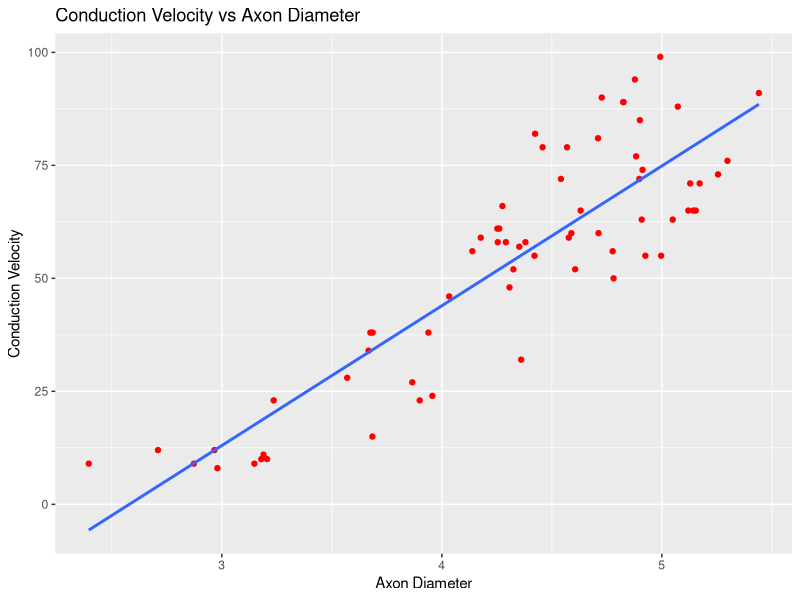
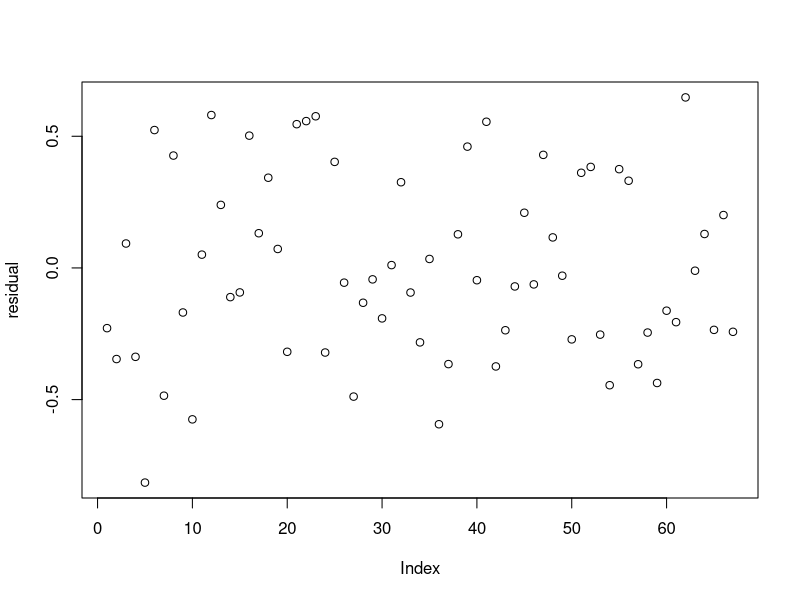
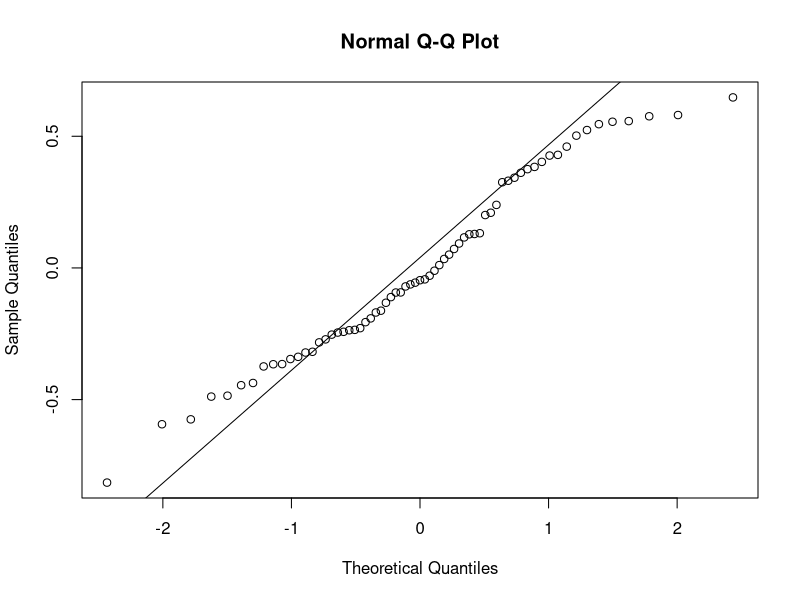
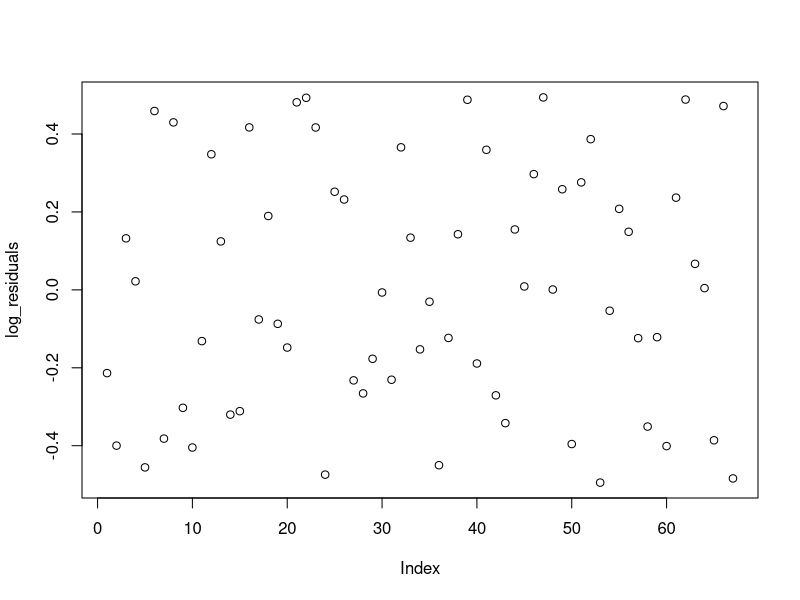
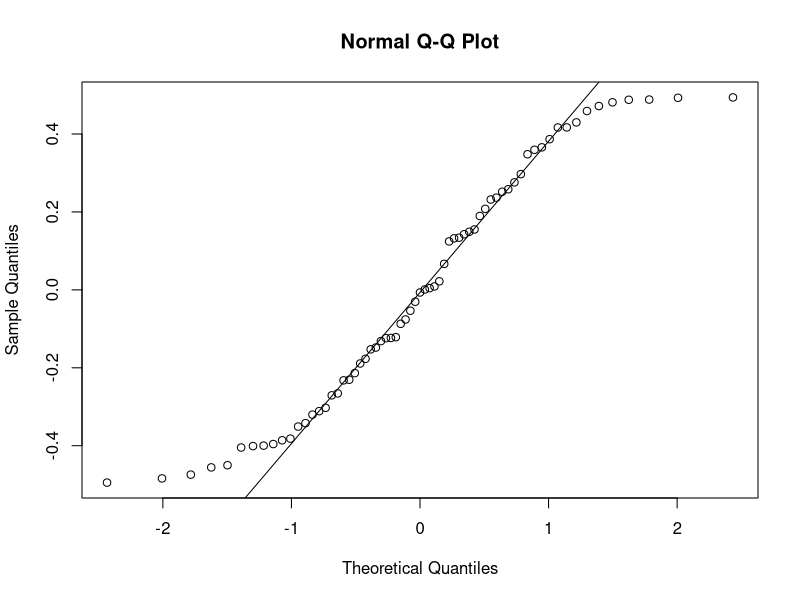
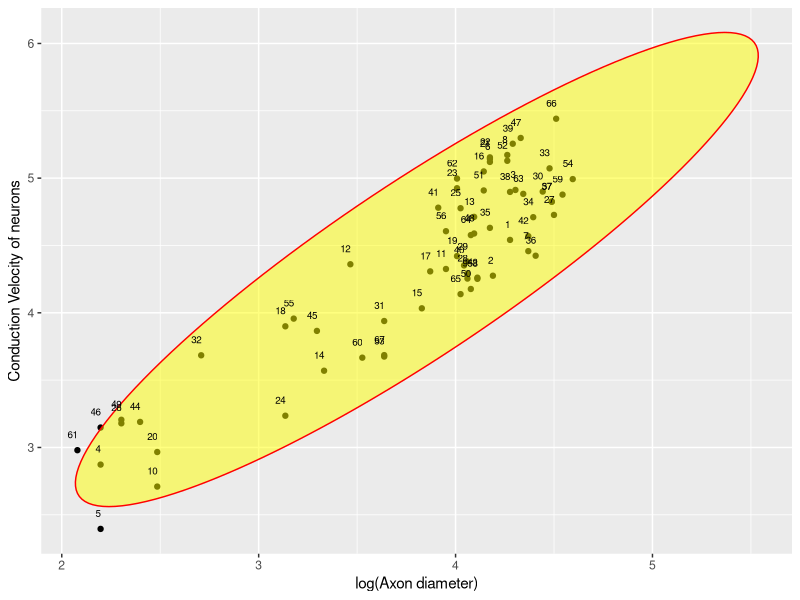

Write the R code that produced these figures, in order.
## ---- chunk 1
dragon_neurons <- read.csv('dragon_neurons.csv')
head(dragon_neurons)
## ---- chunk 2
#lm(dragon_neurons$conduction_velocity~dragon_neurons$axon_diameter)
#plot(dragon_neurons$conduction_velocity,dragon_neurons$conduction_velocity)
library(ggplot2)
ggp <- ggplot(dragon_neurons, aes(dragon_neurons$conduction_velocity,dragon_neurons$axon_diameter)) +           
  geom_point(color='red') + 
  ggtitle("Conduction Velocity vs Axon Diameter") + labs(y = "Conduction Velocity", x = "Axon Diameter")
ggp +stat_smooth(method = "lm",se= FALSE)

model <- lm(dragon_neurons$conduction_velocity ~ dragon_neurons$axon_diameter, data=dragon_neurons)

print("The co-efficients are : ")
print(model)
summary(model)

## ---- chunk 3

residual= resid(model)
plot(residual)
qqnorm(residual)
qqline(residual)
print("The residuals don't look like White noise.")

dragon_neurons$log_axon = log(dragon_neurons$axon_diameter)
log_model = lm(dragon_neurons$conduction_velocity ~ log_axon, data = dragon_neurons)
log_residuals =resid(log_model)
plot(log_residuals)
qqnorm(log_residuals)
qqline(log_residuals)


## ---- chunk 4
library(car)
#here the data is conduction_velocity and log(axon_diameter) because we used that data in previous question.
data=dragon_neurons[,c("log_axon","conduction_velocity")]
data$mahalanobis_distance<-mahalanobis(data,colMeans(data),cov(data))
#Finding the outliers
outliers <- qchisq(p = 0.95 , df = 2)
print(data[data$mahalanobis_distance > outliers, ])


Chi_sqr  = qchisq(p = 0.95 , df = 2)
# Square root of Chi-Square value
ellipse_radius  = sqrt(Chi_sqr)
ellipse <- car::ellipse(center = colMeans(data[, c("log_axon", "conduction_velocity")]), shape = cov(data[, c("log_axon", "conduction_velocity")]) , radius = ellipse_radius ,segments = 150 , draw = FALSE)
ellipse <- as.data.frame(ellipse)
colnames(ellipse) <- colnames(data[, c("log_axon", "conduction_velocity")])
ggplot(data , aes(x = log_axon , y = conduction_velocity)) +
       geom_point(size = 1.5) +
       geom_polygon(data = ellipse , fill = "yellow" , color = "red" ,alpha = 0.5)+geom_text( aes(label = row.names(data)) , hjust = 1 , vjust = -1.5 ,size = 2.5 ) + ylab("Conduction Velocity of neurons") + xlab("log(Axon diameter)")

## ---- chunk 5
print("The Summary of the original data")
summary(model)
print("The summary of the modified data(log of axon_diameter)")
summary(log_model)
## ---- chunk 6
summary(log_model)
